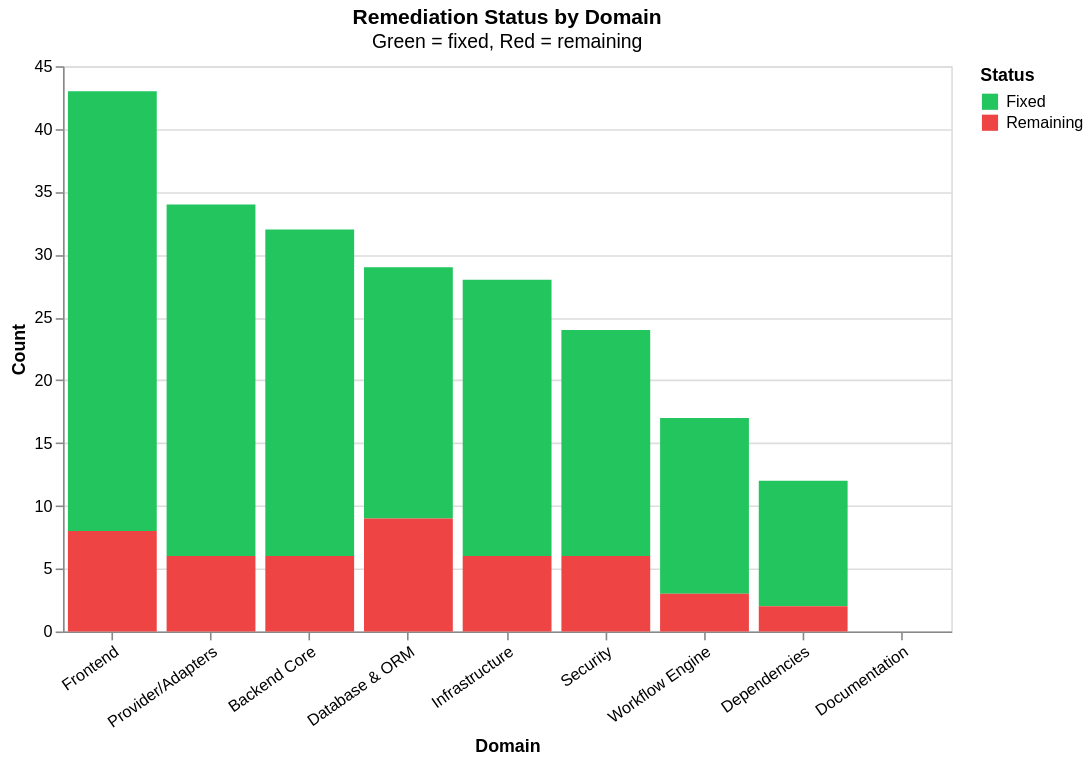

Here is the notebook cell this chart was saved with:
### Code cell
chart_data = domain_data.melt(
    id_vars='Domain', 
    value_vars=['Fixed', 'Remaining'],
    var_name='Status', 
    value_name='Count'
)

alt.Chart(chart_data).mark_bar().encode(
    x=alt.X('Domain:N', sort='-y', axis=alt.Axis(labelAngle=-35)),
    y='Count:Q',
    color=alt.Color('Status:N', scale=alt.Scale(domain=['Fixed', 'Remaining'], range=['#22c55e', '#ef4444'])),
    order=alt.Order('Status:N', sort='descending')
).properties(
    title=alt.Title('Remediation Status by Domain', subtitle='Green = fixed, Red = remaining'),
    width=550,
    height=350
)

### Figure 1 — Vega-Lite specification as saved in the notebook (floating-point values rounded to 4 significant figures)
{"config": {"view": {"continuousWidth": 300, "continuousHeight": 300}}, "data": {"name": "data-80eb014a3849ba3ef80c02851cd03cb3"}, "mark": {"type": "bar"}, "encoding": {"color": {"field": "Status", "scale": {"domain": ["Fixed", "Remaining"], "range": ["#22c55e", "#ef4444"]}, "type": "nominal"}, "order": {"field": "Status", "sort": "descending", "type": "nominal"}, "x": {"axis": {"labelAngle": -35}, "field": "Domain", "sort": "-y", "type": "nominal"}, "y": {"field": "Count", "type": "quantitative"}}, "height": 350, "title": {"text": "Remediation Status by Domain", "subtitle": "Green = fixed, Red = remaining"}, "width": 550, "$schema": "https://vega.github.io/schema/vega-lite/v6.1.0.json", "datasets": {"data-80eb014a3849ba3ef80c02851cd03cb3": [{"Domain": "Security", "Status": "Fixed", "Count": 18}, {"Domain": "Backend Core", "Status": "Fixed", "Count": 26}, {"Domain": "Frontend", "Status": "Fixed", "Count": 35}, {"Domain": "Infrastructure", "Status": "Fixed", "Count": 22}, {"Domain": "Database & ORM", "Status": "Fixed", "Count": 20}, {"Domain": "Provider/Adapters", "Status": "Fixed", "Count": 28}, {"Domain": "Workflow Engine", "Status": "Fixed", "Count": 14}, {"Domain": "Dependencies", "Status": "Fixed", "Count": 10}, {"Domain": "Documentation", "Status": "Fixed", "Count": 0}, {"Domain": "Security", "Status": "Remaining", "Count": 6}, {"Domain": "Backend Core", "Status": "Remaining", "Count": 6}, {"Domain": "Frontend", "Status": "Remaining", "Count": 8}, {"Domain": "Infrastructure", "Status": "Remaining", "Count": 6}, {"Domain": "Database & ORM", "Status": "Remaining", "Count": 9}, {"Domain": "Provider/Adapters", "Status": "Remaining", "Count": 6}, {"Domain": "Workflow Engine", "Status": "Remaining", "Count": 3}, {"Domain": "Dependencies", "Status": "Remaining", "Count": 2}, {"Domain": "Documentation", "Status": "Remaining", "Count": 0}]}}
